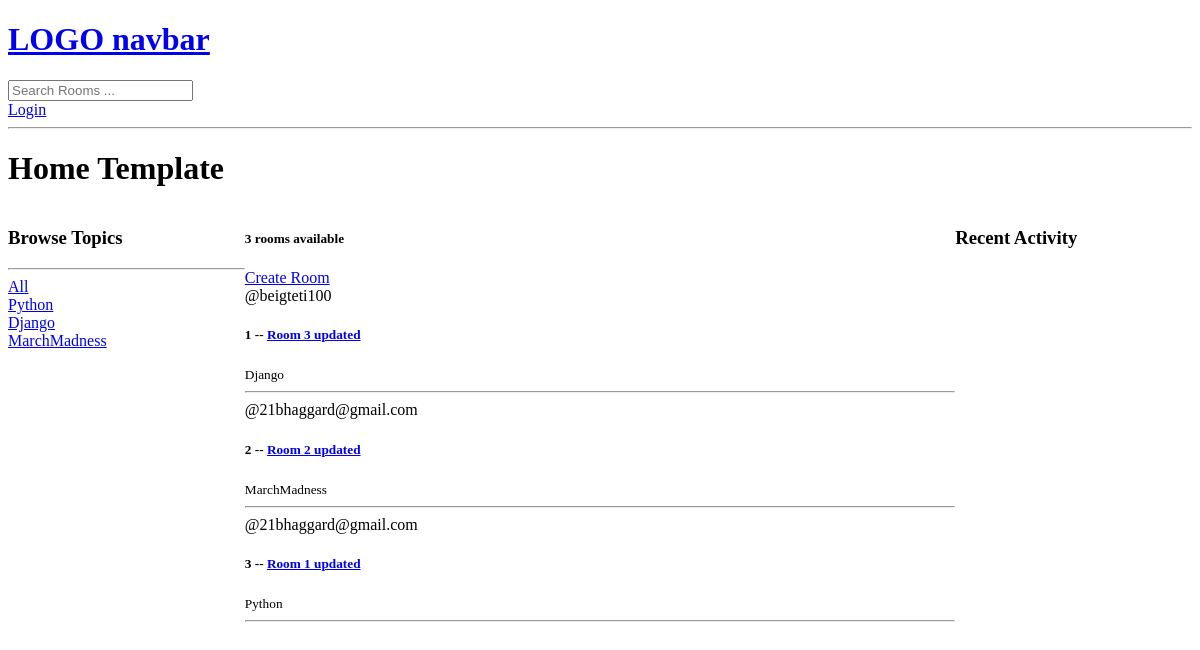
The app's page /, older data.
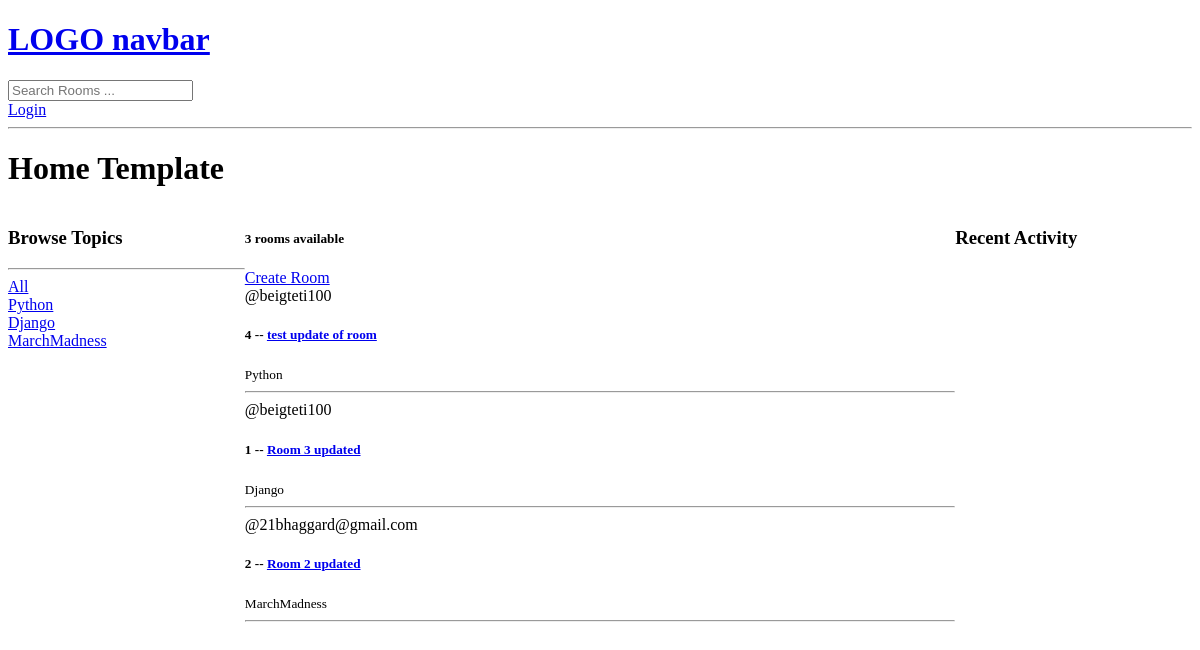
The same page, newer data.
### base/models.py (models this page shows, shortened)
class Topic(models.Model):
    name = models.CharField(max_length = 200)

class Room(models.Model):
    host = models.ForeignKey(User, on_delete = models.SET_NULL, null = True)
    topic = models.ForeignKey(Topic, on_delete = models.SET_NULL, null = True) # if the topic is deleted, room's topic set to null
    name = models.CharField(max_length = 200)
    description = models.TextField(null = True, blank = True) # null for db, blank for form submissions-
    participants = models.ManyToManyField(User, related_name = 'participants') # many to many relationship with User (by fk)
    updated = models.DateTimeField(auto_now = True) # field will be timestamped with every edit to the model
    created = models.DateTimeField(auto_now_add = True) # timestamp for when the model was created
    class Meta: # it allows you to specify options (also known as metadata)
        ordering = ['-updated', '-created'] # newest room will be displayed first

### base/views.py (the view)
# urls.py: path('', views.home, name = 'home'),
def home(request):
    q = request.GET.get('q') if request.GET.get('q') != None else '' # inline if else to get query from URL (search)
    rooms = Room.objects.filter(Q(topic__name__icontains = q) | # search by topic or name or description
                                Q(topic__name__icontains = q) |
                                Q(description__icontains = q)) # makes sure the topic name contains the query
    topics = Topic.objects.all()
    room_count = rooms.count() # get the count of rooms
    context = {'rooms': rooms,  'topics': topics, 'room_count' : room_count} # create a context dictionary for the passed data
    return render(request, 'base/home.html', context) # third arg expected as a dictionary {'rooms': rooms}

### base/templates/base/home.html (shortened to what this page needs)
{%extends 'base.html'%}
{%block content%}
<h1> Home Template</h1>
<div class = "home-container">
    <div>
        <h3> Browse Topics</h3>
        <hr>
        <div>
            <a href = "{% url 'home' %}">All</a>
        </div>
        {%for topic in topics%}
        <div>
            <a href = "{% url 'home' %}?q={{topic.name}}">{{topic.name}}</a>
        </div>
        {%endfor%}
    </div>
    <div>
        <h5>{{room_count}} rooms available</h5>
        <a href= "{% url 'create-room' %}"> Create Room </a>
        <div>
            {% for room in rooms %}
            <div>
                @{{room.host.username}}</span>
                <h5>{{room.id}} -- <a href = "{% url 'room' room.id %}">{{room.name}}</a></h5>
                <small>{{room.topic.name}}</small>
                <hr>
            </div>
            {%endfor%}
        </div>
    </div>
    <div>
        <h3>Recent Activity</h3>
    </div>
</div>
{%endblock%}

Row changes from the older to the newer data that the page shows:
removed Room: host.username "21bhaggard@gmail.com", id "3", name "Room 1 updated", topic.name "Python"
added Room: host.username "beigteti100", id "4", name "test update of room", topic.name "Python"
